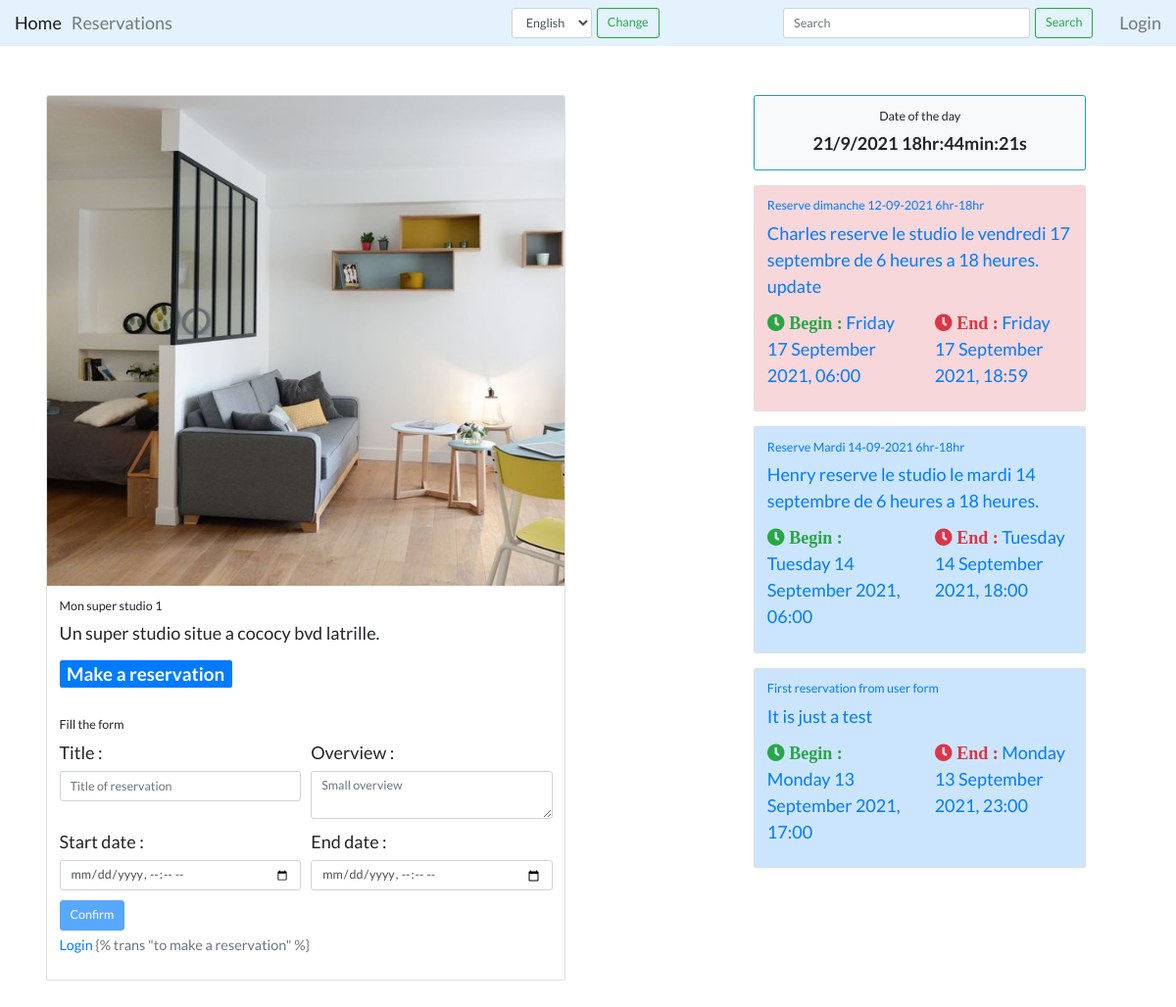
Before: /core/resource/studio/mon-super-studio-1/ with the older database file.
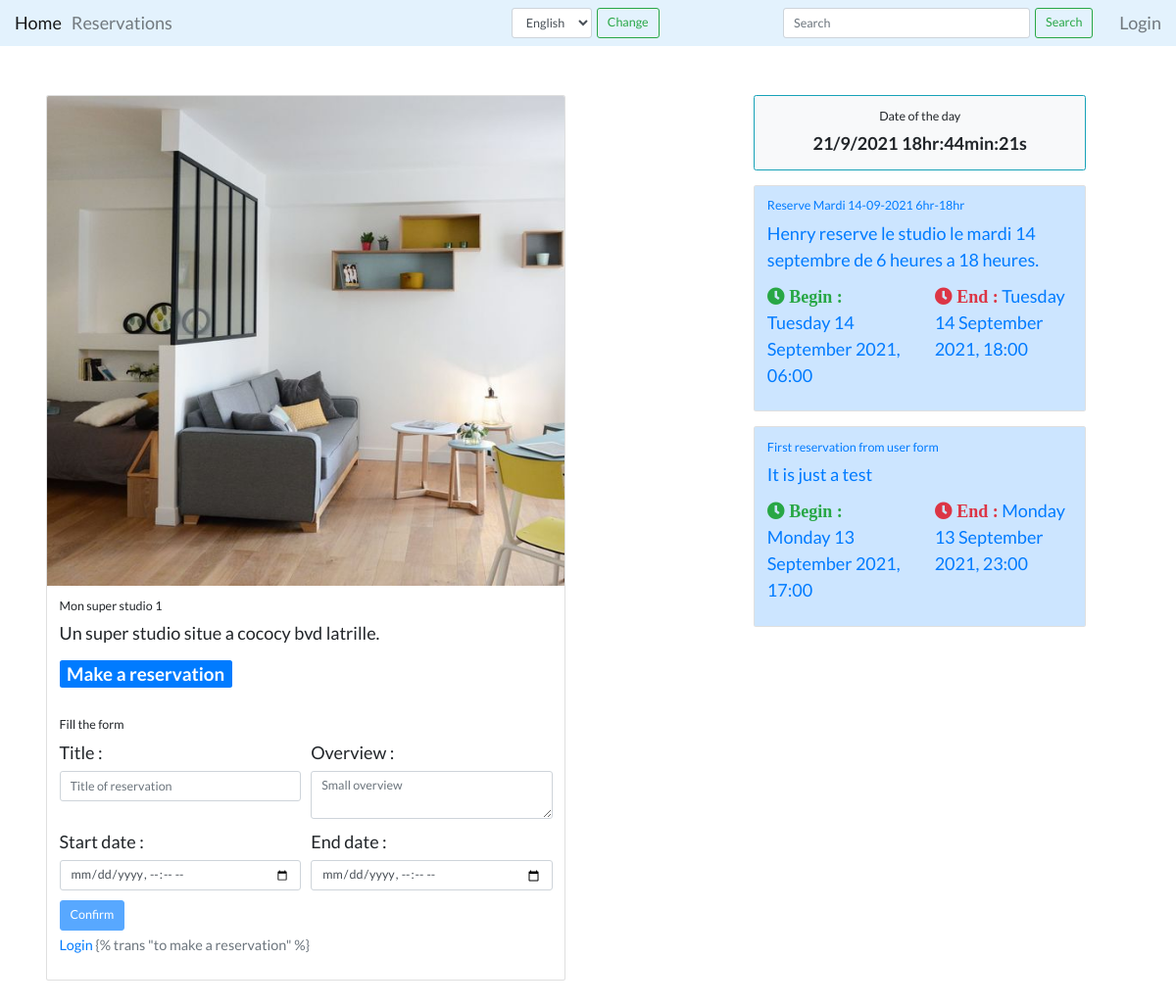
After: the same page with the newer database file.
### core/models.py (models this page shows, shortened)
class Reservation(models.Model):
    STATUS_CHOICES = (
        ('pending', _('Pending')),
        ('confirmed', _('Confirmed')),
        ('in_progress', _('In Progress')),
        ('ended', _('Ended')),
        ('canceled', _('Canceled')),
    )
    title = models.CharField(max_length=200)
    overview = models.TextField(null=True, blank=True)
    status = models.CharField(max_length=15,
                              choices=STATUS_CHOICES,
                              default='pending')
    created = models.DateTimeField(default=timezone.now)
    updated = models.DateTimeField(auto_now=True)
    start_date = models.DateTimeField()
    end_date = models.DateTimeField()
    resource = models.ForeignKey(Resource,
                                 default=None,
                                 on_delete=models.CASCADE)
    user = models.ForeignKey(User,
                             on_delete=models.CASCADE,
                             related_name='reservations',
                             default=1)

### core/views.py (the view)
def resource_detail(request, type_slug, resource_slug):
    resource = get_object_or_404(Resource,
                                 type__slug=type_slug,
                                 slug=resource_slug)
    if request.method == 'POST':
        form = ReservationModelForm(request.POST)
        if form.is_valid():
            reservation = form.save(commit=False)
            reservations = Reservation.objects.filter(resource=resource)
            is_overlaped = 0
            if reservations:
                date_start = form.cleaned_data['start_date']
                date_end = form.cleaned_data['end_date']
                res_range = []
                for res in reservations:
                    temp_range = {'start': res.start_date, 'end': res.end_date}
                    res_range.append(temp_range)
                for date in res_range:
                    date_overlap = overlap(date_start, date_end, date['start'],
                                           date['end'])
                    if date_overlap:
                        is_overlaped = date_overlap
                        break
            if not is_overlaped:
                reservation.status = 'pending'
                reservation.user = request.user
                reservation.resource = resource
                reservation.save()
                messages.success(request,
                                 _("Successfuly submit a reservation."))
            else:
                error_text = _("This resource is not free at this time. ")
                error_text += _("Please try with another date or time.")
                messages.error(request, error_text)
        else:
            messages.error(request,
                           _("Try to correct these errors and try again."))
        return redirect('core:resource_detail', type_slug, resource_slug)
    else:
        reservations = Reservation.objects.filter(resource=resource)
        form = ReservationModelForm()
        context = {
            'form': form,
            'resource': resource,
            'reservations': reservations,
        }
        return render(request, 'core/resource_detail.html', context)

### core/templates/core/resource_detail.html (shortened to what the changed rows need)
{% extends 'base.html' %}
{% load static %}
{% load i18n %}
{% block styles %}
<link rel="stylesheet" href="{% static 'css/resource_detail.css' %}" type="text/css">
{% endblock %}
{% block content %}
<div class="content container" style="margin: auto; max-width: 98vw; padding: 5rem; font-size: large;">
    <div class="sections row">
        <section class="main col-md-8 col-lg-8 col-sm-8 row">
            <div class="card w-75">
                <div class="card-body">
                    <h1><span class="badge badge-primary">{% trans "Make a reservation" %}</span></h1>
                </div>
            </div>
        </section>
        <section class="sidebar col-md-4 col-lg-4 col-sm-4">
            {% if reservations %}
            {% for res in reservations %}
            <a href="{% url 'core:reserv_detail' res.resource.slug res.id %}">
                <div class="card w-100 mb-4">
                    <div class="card-body {{ res.status }}">
                        {% if user.is_staff %}
                        <h5 class="card-title">{{ res.title }} | {% trans "Requested by" %} {{res.user.username}}</h5>
                        {% else %}
                        <h5 class="card-title">{{ res.title }}</h5>
                        {% endif %}
                        <p class="card-text">{{ res.overview }}</p>
                        <div class="row">
                            <p class="card-text col-lg-6">
                                <i class="fas fa-clock text-success"> {% trans "Begin :" %} </i>
                                {{ res.start_date | date:"l d F Y, H:i" }}
                            </p>
                            <p class="card-text col-lg-6">
                                <i class="fas fa-clock text-danger"> {% trans "End :" %} </i>
                                {{ res.end_date | date:"l d F Y, H:i" }}
                            </p>
                        </div>
                    </div>
                </div>
            </a>
            {% endfor %}
            {% endif %}
        </section>
    </div>
</div>
{% endblock %}

Changed rows visible on the page:
removed Reservation: title "Reserve dimanche 12-09-2021 6hr-18hr", overview "Charles reserve le studio le vendredi 17 septembre de 6 heures a 18 heures. update", start_date "Friday 17 September 2021, 06:00", end_date "Friday 17 September 2021, 18:59", status "ended" (drawn)
